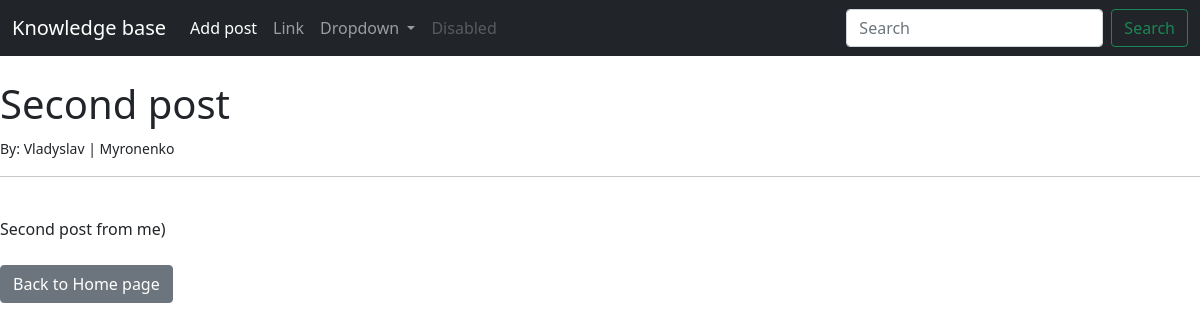
The app's page /article/2 with its own data.
### blog/models.py (models this page shows, shortened)
class Post(models.Model):
    title = models.CharField(max_length=255)
    author = models.ForeignKey(User, on_delete=models.CASCADE)
    body = models.TextField()

### blog/views.py (the view)
# urls.py: path('article/<int:pk>', ArticleDetailView.as_view(), name="article_details"),
class ArticleDetailView(DetailView):
    model = Post
    template_name = 'article_details.html'

### blog/templates/article_details.html (shortened to what this page needs)
{% extends 'base.html' %}
{% block content %}
<h1>{{ post.title }}</h1>
<small>By: {{ post.author.first_name }} | {{ post.author.last_name }}</small><br/>
<hr>
<br/>
{{ post.body }}
<br><br/>
<a href="{% url 'home' %}" class="btn btn-secondary">  Back to Home page </a>
{% endblock %}

### records on screen
Post: title "Second post", author.first_name "Vladyslav", author.last_name "Myronenko", body "Second post from me)"
